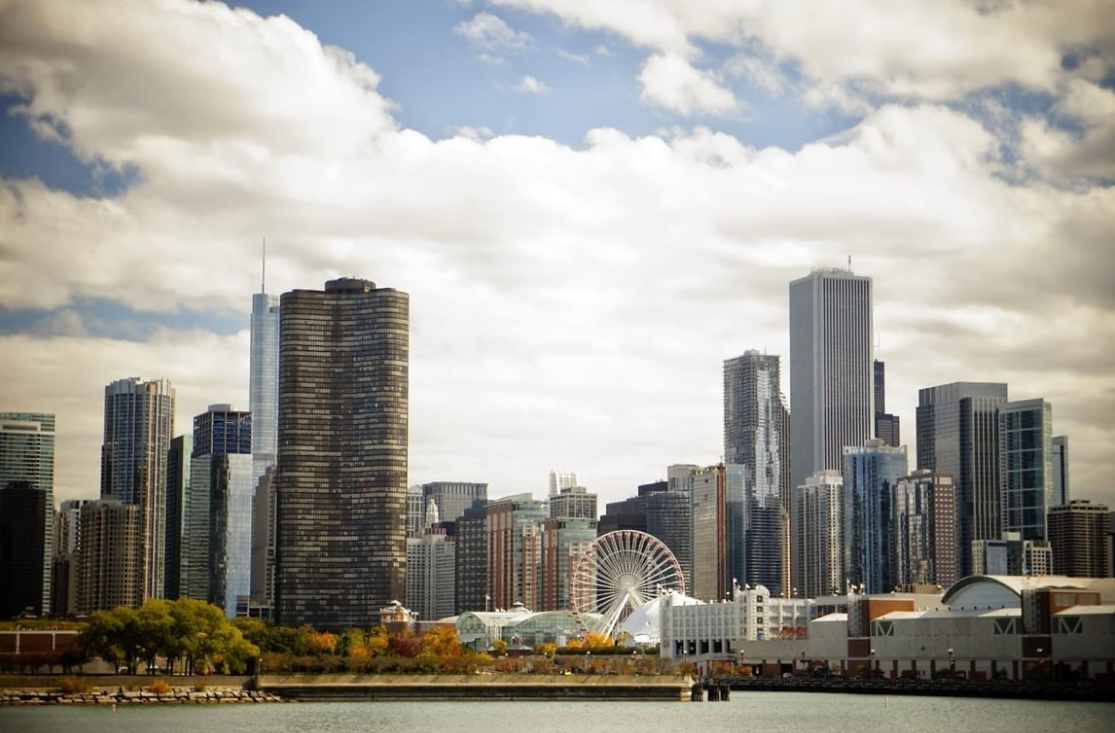
#> input picture bulaniklastirma.py/resim.png, 1115 x 733 px
$ python 'bulanıklaştırma.py'   (older library calls are emulated)
#> lines starting #> are read from the running program, lines starting #| are printed output that depends on the picture
import cv2
import matplotlib.pyplot as plt
import numpy as np
import warnings
warnings.filterwarnings("ignore")

#bluring(detayı azaltır, gürültüyü engeller )
img = cv2.imread("resim.png")
#> img is the input picture: shape (733, 1115, 3); mean B, G, R 149.3, 156.7, 159
img = cv2.cvtColor(img, cv2.COLOR_BGR2RGB) #bunu yapıyoruz çünkü opencv de difflt olarak BGR var
plt.figure()
plt.imshow(img),plt.axis("off"),plt.title("original"),plt.show()

"""

ortalama bulanıklaştırma yöntemi

"""
dst2 = cv2.blur(img, ksize = (3,3))
plt.figure(), plt.imshow(dst2), plt.axis("off"), plt.title("ortalama blur")

"""

gaussian blur

"""
gb = cv2.GaussianBlur(img, ksize = (3,3), sigmaX=7)
plt.figure(), plt.imshow(gb), plt.axis("off"), plt.title("Gauss Blur")

"""
medyan blur

"""
mb = cv2.medianBlur(img, ksize = 3)
plt.figure(), plt.imshow(mb), plt.axis("off"), plt.title("Medyan Blur")

#gürültü oluşturma
def gaussianNoise(image):
    row, col, ch = image.shape
    mean = 0
    var = 0.05
    sigma = var**0.5

    gauss = np.random.normal(mean, sigma, (row,col,ch))
    gauss = gauss.reshape(row,col,ch)
    noisy = image + gauss

    return noisy

#içe aktar ve normalize et
img = cv2.imread("resim.png")
img = cv2.cvtColor(img, cv2.COLOR_BGR2RGB)/255
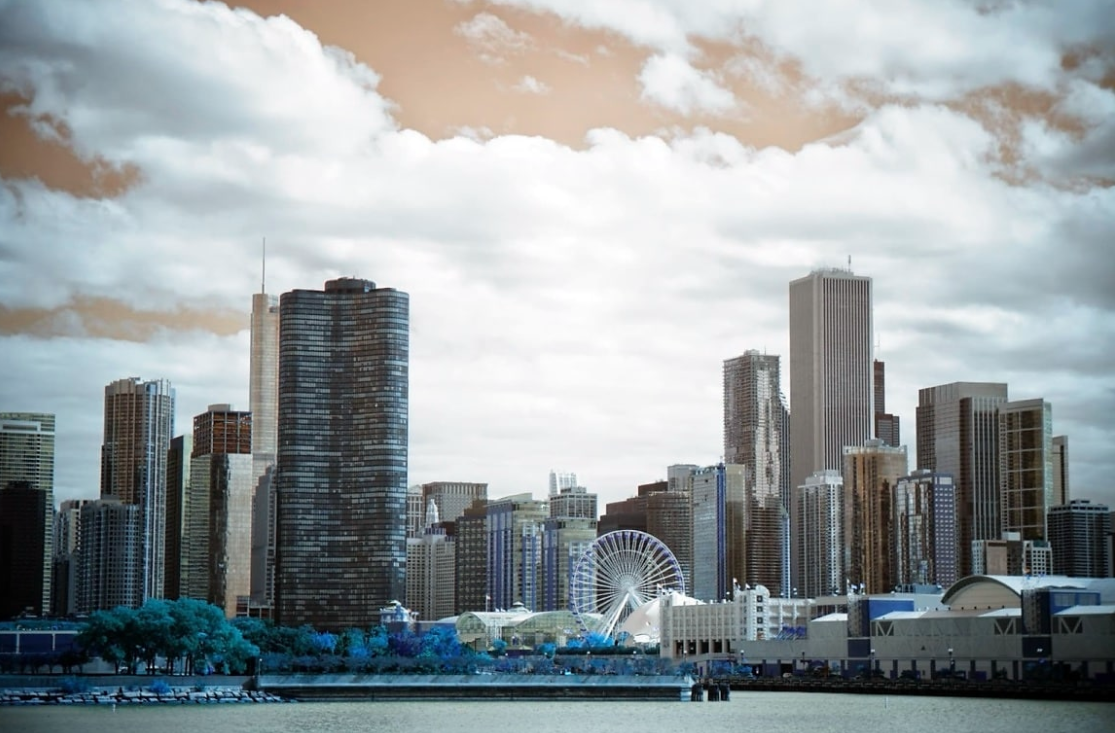
#> img: shape (733, 1115, 3) float64; mean B, G, R 0.624, 0.614, 0.586
plt.figure(),plt.imshow(img),plt.axis("off"),plt.title("original"),plt.show()

gaussianNoisyImage = gaussianNoise(img)
#> in gaussianNoise, `noisy = image + gauss`:
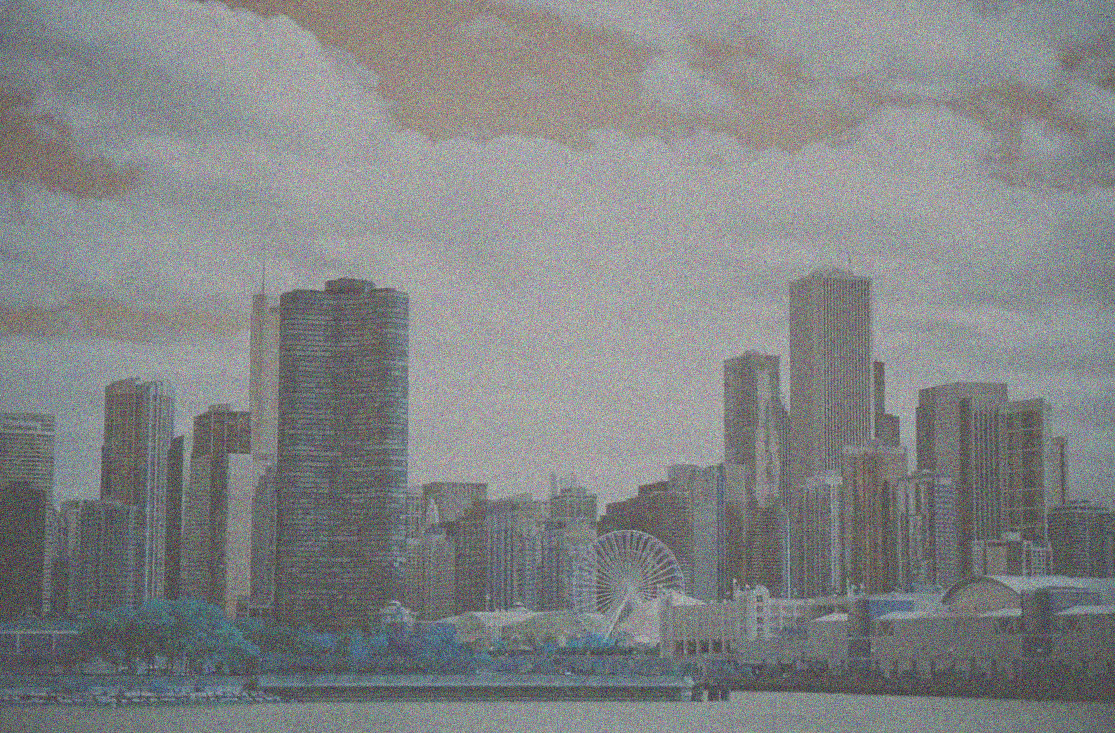
#> noisy: shape (733, 1115, 3) float64; mean B, G, R 0.624, 0.615, 0.586; drawn with min black and max white
plt.figure(),plt.imshow(gaussianNoisyImage), plt.axis("off"),plt.title("gauss noisy"),plt.show()
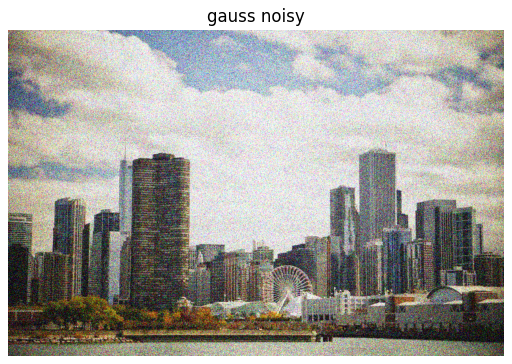
#> figure drawn by matplotlib, 1 panel; B, G, R data is drawn as R, G, B

 # gauss blur
gb2 = cv2.GaussianBlur(gaussianNoisyImage, ksize = (3,3), sigmaX = 7)
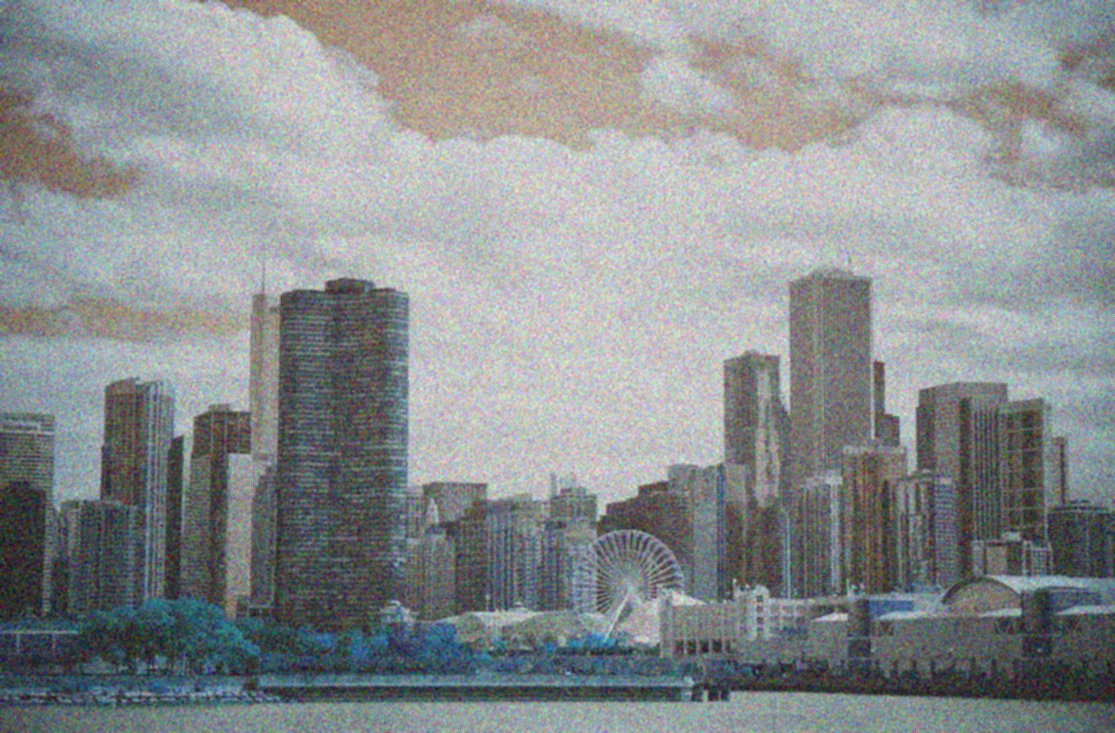
#> gb2: shape (733, 1115, 3) float64; mean B, G, R 0.624, 0.615, 0.586; drawn with min black and max white
plt.figure(), plt.imshow(gb), plt.axis("off"), plt.title("with Gauss blur")

def saltPepperNoise(image):

    row, col, ch = image.shape
    s_vs_p = 0.5

    amount = 0.004

    noisy = np.copy(image)

    #salt beyaz
    num_salt = np.ceil(amount * image.size * s_vs_p)
    coords = [np.random.randint(0, i-1, int(num_salt)) for i in image.shape]
    noisy[coords] = 1

    #pepper siyah
    num_pepper = np.ceil(amount * image.size * 1 - s_vs_p)
    coords = [np.random.randint(0, i-1, int(num_salt)) for i in image.shape]
    noisy[coords] = 0

    return noisy

spImage = saltPepperNoise(img)
#> (the run stopped early here; a loop or call above may not have finished)
